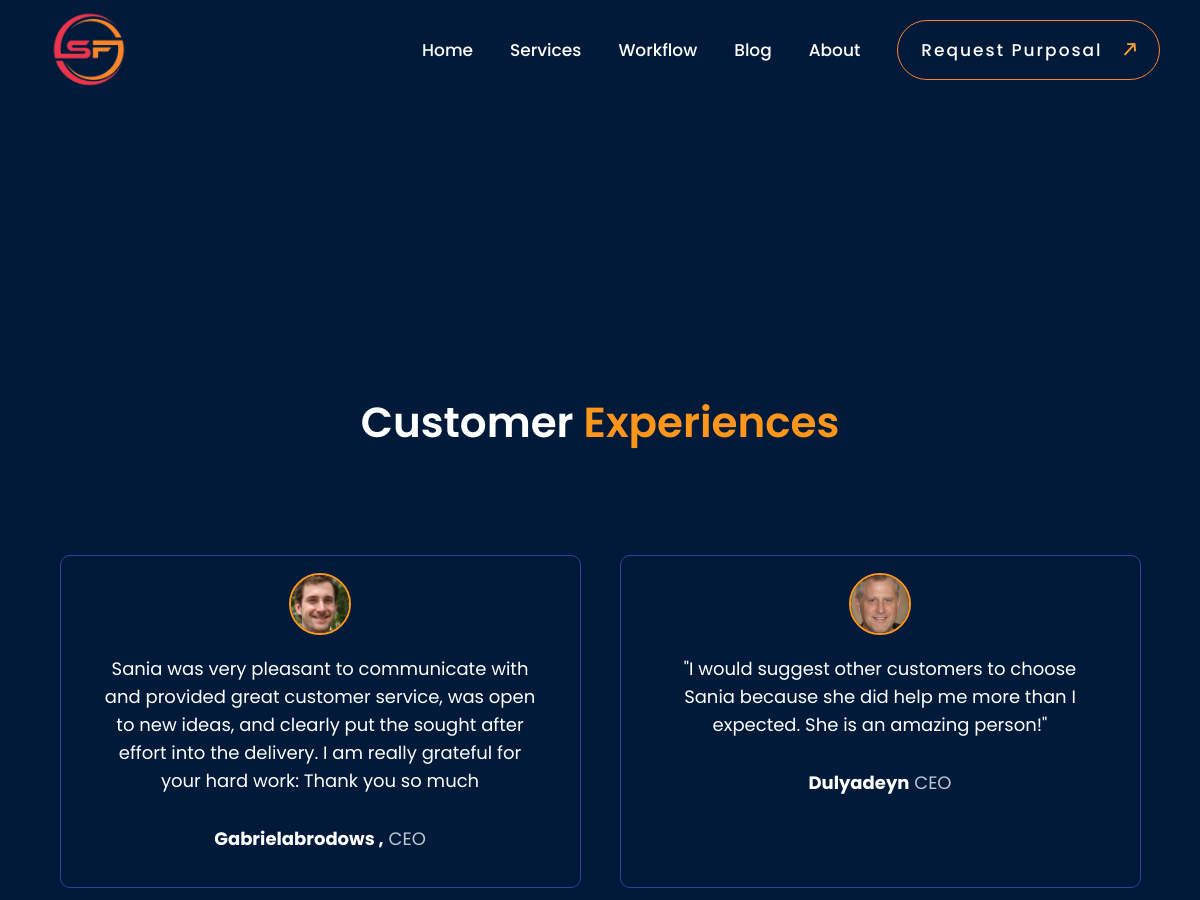
Before: /Blog/ (upper part) with the older database file.
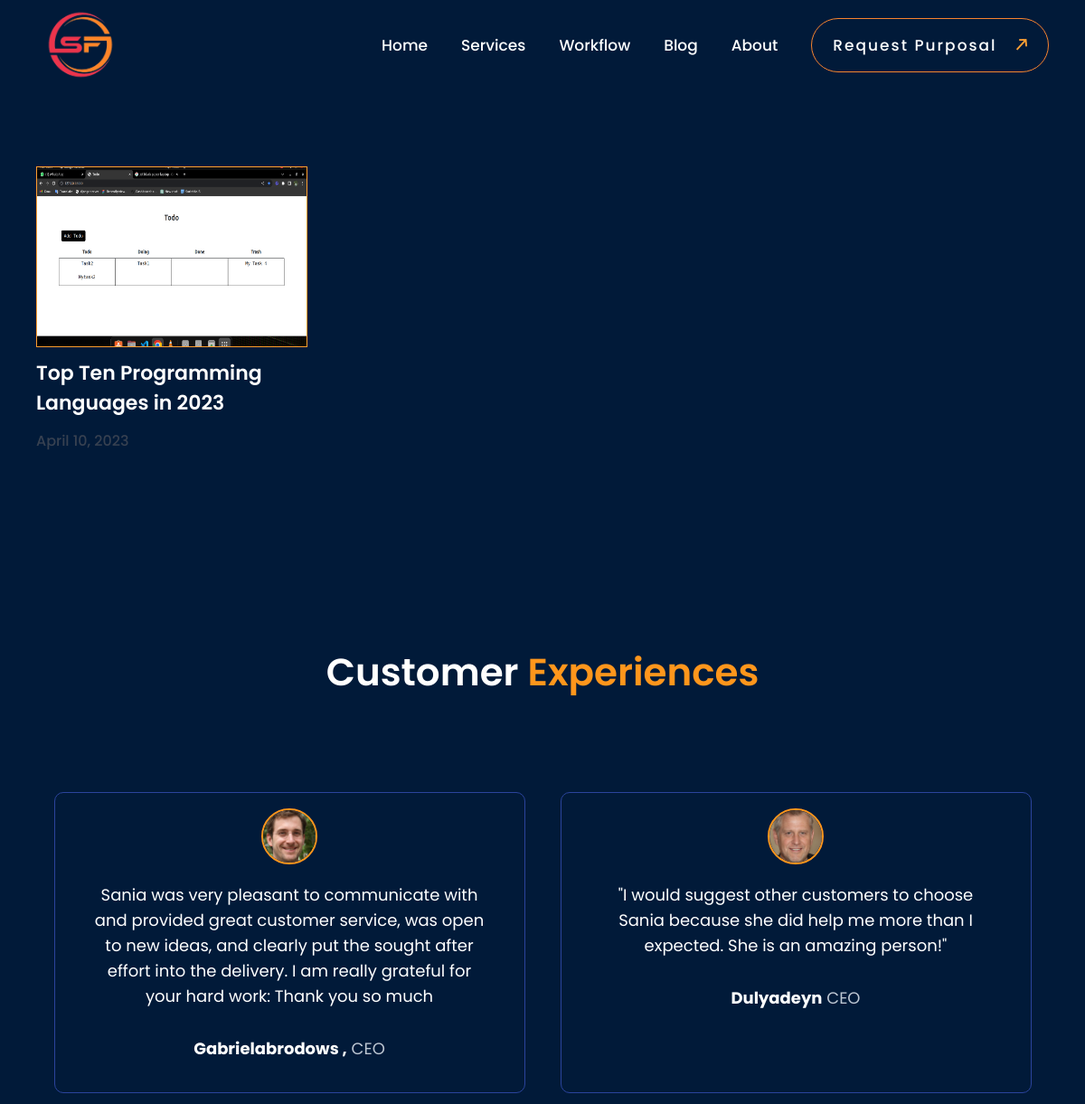
After: the same page with the newer database file.
### app/models.py (models this page shows, shortened)
class BlogPost(models.Model):
    title=models.CharField(max_length=200)
    img=models.ImageField(upload_to='blog')
    content_area=HTMLField()
    created_at=models.DateTimeField(auto_now_add=True , null=True , blank=True)
    updated_at=models.DateTimeField(auto_now=True , null=True , blank=True)

### app/views.py (the view)
# urls.py: path('Blog/' , Blog.as_view() , name='Blog'),
class Blog(View):
    template_name='templates/blog.html'
    def get(self , request , *args,**kwargs):
        posts=blogs.objects.all()
        context={'posts':posts}
        return render(request, self.template_name , context)

### templates/blog.html (shortened to what this page needs)
{% extends 'templates/base.html' %}
{% load static %}
{% block pagecss %}
<link rel="stylesheet" href="{% static 'assets/css/workflow.css' %}">
<link rel="stylesheet" href="{% static 'assets/css/style.css' %}">
<link rel="stylesheet" href="{% static 'assets/css/blog.css' %}">
{% endblock %}
{% block page %}
<div class="container">
<div class="blog">
    {% if posts %}
    {% for post in posts %}
    <div class="blog_post">
        <a href="{% url 'post' post.id %}">
        <div class="blog_img">
            <img src="{{post.img.url}}" alt="">
        </div>
        <div class="blog_title text-white" style="color: white;">
        <p>{{post.title}}</p>
        </div>
        <div class="blog_date">
            <p>{{post.created_at.date}}</p>
        </div>
    </a>
    </div>
    {% endfor  %}
    {% endif %}
</div>
</div>
{% include 'templates/customerexperience.html' %}
{% endblock %}

Changed rows visible on the page:
added BlogPost: img (picture), title "Top Ten Programming Languages in 2023", created_at "April 10, 2023"
